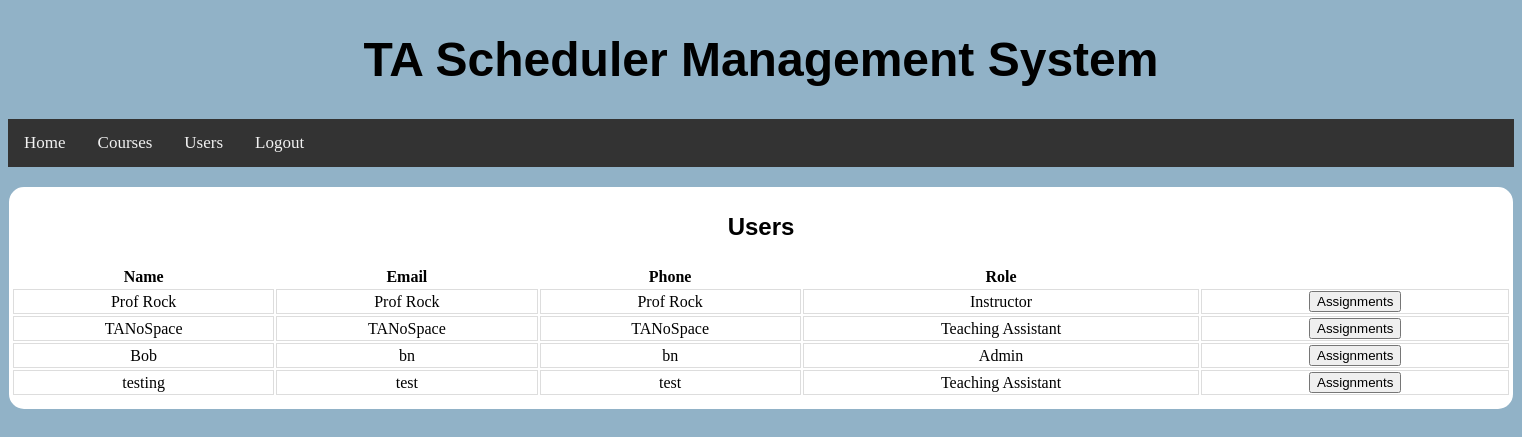
Page /users/ (signed in) on the committed database.
### BackendWork/models.py (models this page shows, shortened)
class MyUser(models.Model):
    ROLE_CHOICES = (('Teaching Assistant', 'TEACHING_ASSISTANT'), ('Instructor', 'INSTRUCTOR'), ('Admin', 'ADMIN'))
    username = models.CharField(max_length=20, unique=True)
    password = models.CharField(max_length=20)
    name = models.CharField(max_length=20)
    email = models.CharField(max_length=20)
    address = models.CharField(max_length=72)
    phone = models.CharField(max_length=10)
    role = models.CharField(max_length=30, choices=ROLE_CHOICES, default='Teaching Assistant')
    assignedClasses = models.ManyToManyField(ClassList, null=True, blank=True)

### BackendWork/views.py (the view, shortened to what this page needs)
# urls.py: path("users/", Users.as_view()),
class Users(View):
    def get(self, request):
        try:
            request.session["user"]
        except:
            return redirect("/")
        return render(request, "users.html", {'sessionUser': MyUser.objects.get(username=request.session["user"]),
                                              'users': MyUser.objects.all()})

### templates/users.html (shortened to what this page needs)
{% load static %}
<!DOCTYPE html>
<html lang="en">
<head>
    <link rel="stylesheet" type="text/css" href="{% static 'css/users.css' %}"/>
</head>
<div class="navContainer">
    <header class="header">
        <h1><a>TA Scheduler Management System</a></h1>
    </header>
    <div class="navigation">
        <li><a href="/home/">Home</a></li>
        <li><a href="/courses/">Courses</a></li>
        <li><a href="/users/">Users</a></li>
        <li><a href="/">Logout</a></li>
    </div>
</div>
<body>
<div class="container">
    <p class=header>Users</p>
    <div class="containerbox">
        <table>
            <tr>
                <th>Name</th>
                <th>Email</th>
                <th>Phone</th>
                <th>Role</th>
            </tr>
            <tr>
                {% for i in users %}
                    {% if editingUser == i.username %}
                        <form action="" method="post">
                            {% csrf_token %}
                            <td><input name="username" placeholder="{{ i.username }}"></td>
                            <td><input name="password" placeholder="{{ i.password }}"></td>
                            <td><input name="name" placeholder="{{ i.name }}"></td>
                            <td><input name="email" placeholder="{{ i.email }}"></td>
                            <td><input name="address" placeholder="{{ i.address }}"></td>
                            <td><input name="phone" placeholder="{{ i.phone }}"></td>
                            <td><select name="role" class="dropdownMenu">
                                <option value="Admin" {% if i.role == 'Admin' %}selected{% endif %}>Admin</option>
                                <option value="Instructor" {% if i.role == 'Instructor' %}selected{% endif %}>
                                    Instructor
                                </option>
                                <option value="Teaching Assistant"
                                        {% if i.role == 'Teaching Assistant' %}selected{% endif %}>Teaching Assistant
                                </option>
                            </select>
                            </td>
                            <td>
                                <button name="saveEditUser" value="{{ i.username }}">Save</button>
                        </form>
                        <td>
                            <a href="/users/">
                                <button>Cancel</button>
                            </a>
                        </td>
                        </td>
                    {% else %}
                        <td>{{ i.name }}</td>
                        <td>{{ i.email }}</td>
                        <td>{{ i.phone }}</td>
                        <td>{{ i.role }}</td>
                        <form action="" method="post">
                            <td>
                                <button name="viewAssignments" value="{{ i.username }}">Assignments</button>
                            </td>
                        </form>
                    {% endif %}
                    </tr>
                {% endfor %}
        </table>
    </div>
</div>
</body>
</html>

### TAScheduler/static/css/users.css (style rules this page uses)
html { background: rgb(145, 178, 199); }
.navigation { list-style-type: none; background-color: #333; position: sticky; width: 100%; overflow: auto; }
.navigation li a { float: left; color: #f2f2f2; text-align: center; padding: 14px 16px; text-decoration: none; font-size: 17px; background-color: #333; }
.header { font-family: 'Ubuntu', sans-serif; font-weight: bold; font-size: 24px; text-align: center; }
.th, td { border-bottom: 1px solid #ddd; border-left: 1px solid #ddd; border-top: 1px solid #ddd; border-right: 1px solid #ddd; }
.container { margin-top: 20px; margin-right: auto; margin-left: auto; width: 1500px; height: auto; flex-direction: row; justify-content: center; align-items: center; border: 2px solid White; border-radius: 15px; background: white; text-align: center; }
.containerbox { display: grid; gap: 50px; margin-bottom: 10px; }

### rows in the picture
MyUser: name "Prof Rock", email "Prof Rock", phone "Prof Rock", role "Instructor"
MyUser: name "TANoSpace", email "TANoSpace", phone "TANoSpace", role "Teaching Assistant"
MyUser: name "Bob", email "bn", phone "bn", role "Admin"
MyUser: name "testing", email "test", phone "test", role "Teaching Assistant"
